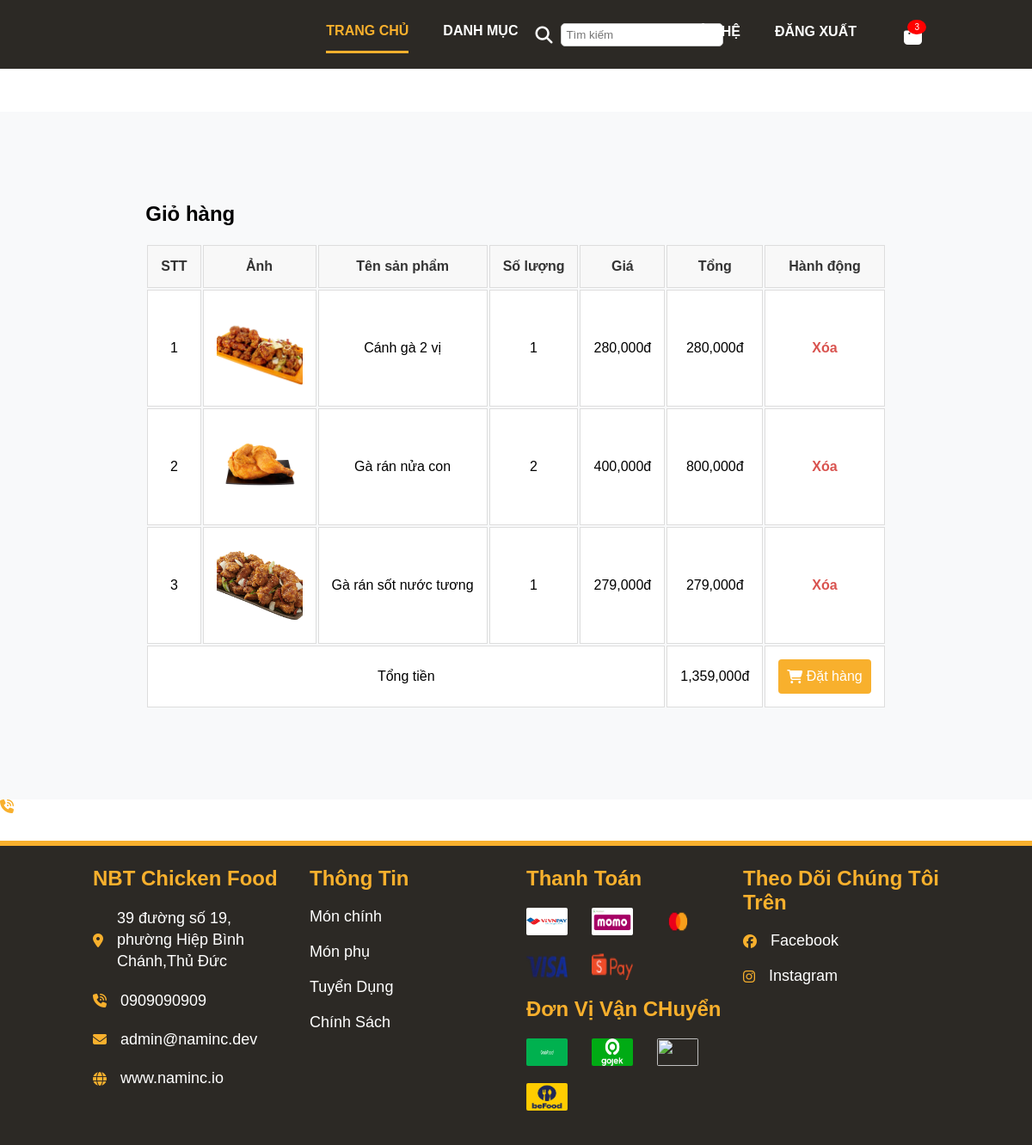
Screenshot of /cart.php (signed in) with the database file from the repository.
### tables this page shows
CREATE TABLE `cart` (
  `id` int(11) NOT NULL,
  `customer_id` int(11) NOT NULL,
  `product_id` int(11) NOT NULL,
  `quantity` int(11) NOT NULL,
  `created_at` timestamp NOT NULL DEFAULT current_timestamp()
);

CREATE TABLE `products` (
  `id` int(11) NOT NULL,
  `name` varchar(255) NOT NULL,
  `price` int(11) NOT NULL,
  `status` varchar(255) NOT NULL,
  `created_at` timestamp NOT NULL DEFAULT current_timestamp(),
  `category` int(11) NOT NULL,
  `image_url` text NOT NULL,
  `description` text NOT NULL
);

CREATE TABLE `system` (
  `id` int(11) NOT NULL,
  `name` varchar(255) NOT NULL,
  `title` varchar(255) NOT NULL,
  `keyword` varchar(255) NOT NULL,
  `phone` varchar(255) NOT NULL,
  `address` varchar(255) NOT NULL,
  `created_at` timestamp NOT NULL DEFAULT current_timestamp(),
  `domain` varchar(255) NOT NULL,
  `logo` varchar(255) NOT NULL,
  `email` varchar(255) NOT NULL,
  `status` varchar(32) NOT NULL
);

### config.php (called while the page is built, shortened)
<?php
$conn = mysqli_connect(DB_HOST, DB_USER, DB_PASS, DB_NAME) or die('Kết nối thất bại: ' . mysqli_connect_error());
mysqli_set_charset($conn, 'utf8');
$sql = "SELECT * FROM system where id = 1";
$result = mysqli_query($conn, $sql);
$system = mysqli_fetch_assoc($result);
?>

### cart.php (the view, shortened to what this page needs)
<?php
include_once 'config.php';
require_once 'layouts/header.php';
$total = 0;
?>
<div class="content content-background-color margin-top" style="">
    <div class="container">
        <div class="row sm-gutter">
    <div class="col-12">
                <h2 class="cart-title">Giỏ hàng</h2>
                <div class="cart-table">
                    <table class="table table-bordered">
                        <thead>
                            <tr>
                                <th>STT</th>
                                <th>Ảnh</th>
                                <th>Tên sản phẩm</th>
                                <th>Số lượng</th>
                                <th>Giá</th>
                                <th>Tổng</th>
                                <th>Hành động</th>
                            </tr>
                        </thead>
                        <tbody>
                            <?php
                            $stt = 1;
                            $acc = mysqli_fetch_assoc(mysqli_query($conn, "SELECT * FROM `customers` WHERE `username` = '{$_SESSION['username']}'"));
                            $user_id = $acc['id'];
                            $sql = "SELECT * FROM `cart` WHERE `customer_id` = '$user_id'";
                            $result = mysqli_query($conn, $sql);
                            while($row = mysqli_fetch_assoc($result)){
                                $product = mysqli_fetch_assoc(mysqli_query($conn, "SELECT * FROM `products` WHERE `id` = '{$row['product_id']}'"));
                                $total += $product['price'] * $row['quantity'];
                            ?>
                            <tr>
                                <td><?= $stt++ ?></td>
                                <td><img src="<?= $product['image_url'] ?>" alt="" style="width: 100px; height: 100px;" class="cart-product-img"></td>
                                <td><?= $product['name'] ?></td>
                                <td><?= $row['quantity'] ?></td>
                                <td><?= number_format($product['price']) ?>đ</td>
                                <td><?= number_format($product['price'] * $row['quantity']) ?>đ</td>
                                <td><a href="/cart.php?id=<?= $product['id'] ?>" class="cart-delete">Xóa</a></td>
                            </tr>
                            <?php
                            }
                            ?>
                        </tbody>
                        <tfoot>
                            <tr>
                                <td colspan="5">Tổng tiền</td>
                                <td><?= number_format($total) ?>đ</td>
                                <td><button class="btn-tt"><i class="fa-solid fa-cart-shopping"></i> &nbsp;Đặt hàng</button></td>
                            </tr>
                        </tfoot>
                    </table>
                </div>
            </div>
        </div>
    </div>
</div>
            </div>
<?php
require_once 'layouts/footer.php';

### layouts/footer.php (shortened to what this page needs)
<a href="tel: +84 815312850" class="call-now">
            <i class="footer-icon fa-solid fa-phone-volume center"></i>
        </a>
        <div class="footer">
            <div class="grid wide">
                <div class="footer-content row">
                    <div class="col div-item l-3 m-6 c-12">
                        <h3 class="footer-header"><?= $system['name'] ?></h3>
                        <ul class="footer-list">
                            <li class="footer-item">
                                <i class="footer-icon fa-solid fa-location-dot"></i>
                                <p class="footer-addres"><?= $system['address'] ?></p>
                            </li>
                            <li class="footer-item">
                                <i class="footer-icon fa-solid fa-phone-volume"></i>
                                <p class="footer-addres"><?= $system['phone'] ?></p>
                            </li>
                            <li class="footer-item">
                                <i class="footer-icon fa-solid fa-envelope"></i>
                                <p class="footer-addres"><?= $system['email'] ?></p>
                            </li>
                            <li class="footer-item">
                                <i class="footer-icon fa-solid fa-globe"></i>
                                <p class="footer-addres">www.<?= $system['domain'] ?></p>
                            </li>
                        </ul>
                    </div>
                    <div class="col div-item l-3 m-6 c-12">
                        <h3 class="footer-header">Thông Tin</h3>
                        <ul class="footer-list">
                            <li class="footer-item">
                                <a href="/menu.php?category=1" class="footer-item-link">Món chính</a>
                            </li>
                            <li class="footer-item">
                                <a href="/menu.php?category=2" class="footer-item-link">Món phụ</a>
                            </li>
                            <li class="footer-item">
                                <a href="#" class="footer-item-link">Tuyển Dụng</a>
                            </li>
                            <li class="footer-item">
                                <a href="#" class="footer-item-link">Chính Sách</a>
                            </li>
                        </ul>
                    </div>
                    <div class="col div-item l-3 m-6 c-12">
                        <h3 class="footer-header">Thanh Toán</h3>
                        <ul class="footer-list footer-list-pay">
                            <li class="footer-item">
                                <img src="/assest/img/vnp.png" alt="" class="img-footer">
                            </li>
                            <li class="footer-item">
                                <img src="/assest/img/momo.png" alt="" class="img-footer">
                            </li>
                            <li class="footer-item">
                                <img src="/assest/img/credict-card.png" alt="" class="img-footer">
                            </li>
                            <li class="footer-item">
                                <img src="/assest/img/visa.png" alt="" class="img-footer">
                            </li>
                            <li class="footer-item">
                                <img src="/assest/img/shoppePay.png" alt="" class="img-footer">
                            </li>
                        </ul>
                        <h3 class="footer-header">Đơn Vị Vận CHuyển</h3>
                        <ul class="footer-list footer-list-delivery">
                            <li class="footer-item">
                                <img src="/assest/img/grab.png" alt="" class="img-footer">
                            </li>
                            <li class="footer-item">
                                <img src="/assest/img/gojeck.png" alt="" class="img-footer">
                            </li>
                            <li class="footer-item">
                                <img src="/assest/img/baemin.png" alt="" class="img-footer">
                            </li>
                            <li class="footer-item">
                                <img src="/assest/img/be.png" alt="" class="img-footer">
                            </li>
                        </ul>
                    </div>
                    <div class="col div-item l-3 m-6 c-12">
                        <h3 class="footer-header">Theo Dõi Chúng Tôi <br>Trên</h3>
                        <ul class="footer-list">
                            <li class="footer-item">
                                <i class="footer-icon fa-brands fa-facebook"></i>
                                <p class="footer-contact">Facebook</p>
                            </li>
                            <li class="footer-item">
                                <i class="footer-icon fa-brands fa-instagram"></i>
                                <p class="footer-contact">Instagram</p>
                            </li>
                        </ul>
                    </div>
                </div>
            </div>
        </div>

### assest/css/base.css (style rules this page uses)
:root { --primary-color: #f8b02d; --red-color: #e00000; --red-dark-color: #9a3324; --white-color: #fff; --black-color: #000; --text-color: #000; }
* { box-sizing: inherit; margin: 0; padding: 0; }
html { font-family: Arial, Helvetica, sans-serif; box-sizing: border-box; scroll-behavior: smooth; }
.content.margin-top { margin-top: 130px; }
.content.content-background-color { background-color: #f8f9fa; }

### assest/css/grid.css (style rules this page uses)
.grid { width: 100%; display: block; padding: 0; }
.grid.wide { max-width: 1200px; margin: 0 auto; }
.row { display: flex; flex-wrap: wrap; margin-left: -4px; margin-right: -4px; }
.col { padding-left: 4px; padding-right: 4px; }
.c-12 { flex: 0 0 100%; max-width: 100%; }
@media (min-width: 740px) { .row { margin-left: -8px; margin-right: -8px; } }
@media (min-width: 740px) { .col { padding-left: 8px; padding-right: 8px; } }
@media (min-width: 740px) { .m-6, .m-12 { display: block; } }
@media (min-width: 740px) { .m-6 { flex: 0 0 50%; max-width: 50%; } }
@media (min-width: 1113px) { .row { margin-left: -12px; margin-right: -12px; } }
@media (min-width: 1113px) { .row.sm-gutter { margin-left: -5px; margin-right: -5px; } }
@media (min-width: 1113px) { .col { padding-left: 12px; padding-right: 12px; } }
@media (min-width: 1113px) { .l-3, .l-4, .l-6, .l-8 { display: block; } }
@media (min-width: 1113px) { .l-3 { flex: 0 0 25%; max-width: 25%; } }
@media (min-width: 1024px) and (max-width: 1239px) { .wide { width: 984px; } }
@media (min-width: 1024px) and (max-width: 1239px) { .wide .row { margin-left: -12px; margin-right: -12px; } }
@media (min-width: 1024px) and (max-width: 1239px) { .wide .col { padding-left: 12px; padding-right: 12px; } }
@media (min-width: 1024px) and (max-width: 1239px) { .wide .l-3, .wide .l-4, .wide .l-6, .wide .l-8 { display: block; } }
@media (min-width: 1024px) and (max-width: 1239px) { .wide .l-3 { flex: 0 0 25%; max-width: 25%; } }

### assest/css/style.css (style rules this page uses)
.container { padding: 90px 0; height: 100vh; display: flex; justify-content: center; align-items: center; }
.cart-table { width: 100%; border-collapse: collapse; margin-top: 20px; }
.cart-table th, .cart-table td { padding: 15px; text-align: center; vertical-align: middle; border: 1px solid #ddd; }
.cart-table th { background-color: #f8f8f8; color: #333; font-weight: bold; }
.cart-table td { background-color: #fff; }
.cart-product-img { width: 100px; height: 100px; object-fit: cover; border-radius: 8px; }
.cart-table tr:nth-child(even) { background-color: #f9f9f9; }
.cart-delete { color: #d9534f; text-decoration: none; font-weight: bold; }
.col-12 { width: 100%; }
.btn-tt { width: 100%; padding: 10px; height: 40px; background-color: #f8b02d; color: white; border: none; border-radius: 4px; cursor: pointer; font-size: 16px; display: flex; align-items: center; justify-content: center; }
.footer { margin-top: 30px; background-color: #2c2925; position: relative; }
.footer::after { content: ""; position: absolute; width: 100%; height: 6px; background-color: var(--primary-color); top: 0; left: 0; right: 0; }
.footer-content { display: flex; color: var(--white-color); list-style: none; justify-content: space-around; }
.div-item { margin: 30px 0 20px 0; }
.footer-header { margin-bottom: 20px; font-size: 24px; color: var(--primary-color); }
.footer-item { list-style: none; display: flex; align-items: center; margin-bottom: 20px; }
.footer-icon { color: var(--primary-color); margin-right: 16px; }
.footer-addres { font-size: 18px; line-height: 1.4; }
.footer-item-link { text-decoration: none; color: var(--white-color); display: block; position: relative; font-size: 18px; }
.footer-item-link::after { position: absolute; content: ""; width: 0%; background-color: var(--primary-color); height: 2px; left: 0; top: 24px; transition: 0.5s; }
.footer-list-pay, .footer-list-delivery { display: flex; flex-wrap: wrap; }
.footer-list-pay .footer-item, .footer-list-delivery .footer-item { flex-basis: 33.33333%; box-sizing: border-box; }
.img-footer { width: 48px; height: 32px; display: block; border-radius: 2px; }
.footer-contact { font-size: 18px; cursor: pointer; }

### rows the page displays
cart: product.image_url (picture), product.name "Cánh gà 2 vị", quantity "1", product.price "280,000", $product['price'] * $row['quantity'] "280,000"
cart: product.image_url (picture), product.name "Gà rán nửa con", quantity "2", product.price "400,000", $product['price'] * $row['quantity'] "800,000"
cart: product.image_url (picture), product.name "Gà rán sốt nước tương", quantity "1", product.price "279,000", $product['price'] * $row['quantity'] "279,000"
system: name "NBT Chicken Food", address "39 đường số 19, phường Hiệp Bình Chánh,Thủ Đức", phone "0909090909", email "admin@naminc.dev", domain "naminc.io"

### other values shown
$cart_count "3"
$total "1,359,000"
